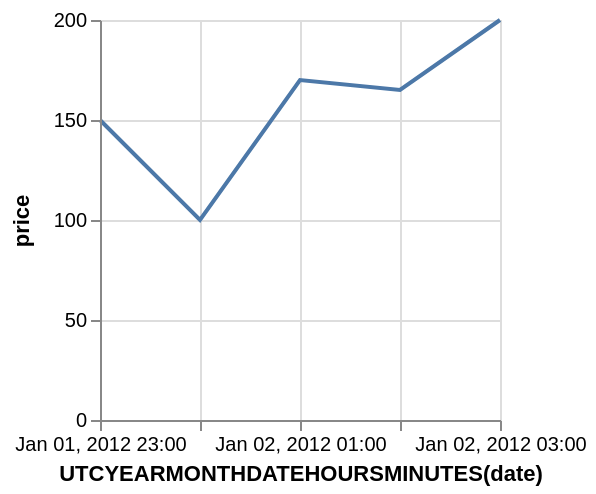

Describe this chart as a Vega-Lite specification.
### Vega specification from a JSON file in a GitHub repository (floating-point values rounded to 4 significant figures)
{"$schema": "https://vega.github.io/schema/vega/v3.0.json", "description": "Google's stock price over time.", "autosize": "pad", "padding": 5, "width": 200, "height": 200, "style": "cell", "data": [{"name": "source_0", "values": [{"date": "Sun, 01 Jan 2012 23:00:00", "price": 150}, {"date": "Sun, 02 Jan 2012 00:00:00", "price": 100}, {"date": "Sun, 02 Jan 2012 01:00:00", "price": 170}, {"date": "Sun, 02 Jan 2012 02:00:00", "price": 165}, {"date": "Sun, 02 Jan 2012 03:00:00", "price": 200}]}, {"name": "data_0", "source": "source_0", "transform": [{"type": "formula", "expr": "toDate(datum[\"date\"])", "as": "date"}, {"type": "formula", "expr": "toNumber(datum[\"price\"])", "as": "price"}, {"type": "filter", "expr": "datum[\"date\"] !== null && !isNaN(datum[\"date\"]) && datum[\"price\"] !== null && !isNaN(datum[\"price\"])"}, {"type": "formula", "as": "utcyearmonthdatehoursminutes_date", "expr": "datetime(utcyear(datum[\"date\"]), utcmonth(datum[\"date\"]), utcdate(datum[\"date\"]), utchours(datum[\"date\"]), utcminutes(datum[\"date\"]), 0, 0)"}]}], "marks": [{"name": "marks", "type": "line", "style": ["line"], "sort": {"field": "datum[\"utcyearmonthdatehoursminutes_date\"]", "order": "descending"}, "from": {"data": "data_0"}, "encode": {"update": {"x": {"scale": "x", "field": "utcyearmonthdatehoursminutes_date"}, "y": {"scale": "y", "field": "price"}, "stroke": {"value": "#4c78a8"}}}}], "scales": [{"name": "x", "type": "time", "domain": {"data": "data_0", "field": "utcyearmonthdatehoursminutes_date"}, "range": [0, {"signal": "width"}]}, {"name": "y", "type": "linear", "domain": {"data": "data_0", "field": "price"}, "range": [{"signal": "height"}, 0], "nice": true, "zero": true}], "axes": [{"scale": "x", "orient": "bottom", "labelOverlap": true, "tickCount": {"signal": "ceil(width/40)"}, "title": "UTCYEARMONTHDATEHOURSMINUTES(date)", "zindex": 1, "encode": {"labels": {"update": {"text": {"signal": "timeFormat(datum.value, '%b %d, %Y %H:%M')"}}}}}, {"scale": "x", "orient": "bottom", "domain": false, "grid": true, "labels": false, "maxExtent": 0, "minExtent": 0, "tickCount": {"signal": "ceil(width/40)"}, "ticks": false, "zindex": 0, "gridScale": "y"}, {"scale": "y", "orient": "left", "labelOverlap": true, "tickCount": {"signal": "ceil(height/40)"}, "title": "price", "zindex": 1}, {"scale": "y", "orient": "left", "domain": false, "grid": true, "labels": false, "maxExtent": 0, "minExtent": 0, "tickCount": {"signal": "ceil(height/40)"}, "ticks": false, "zindex": 0, "gridScale": "x"}], "config": {"axisY": {"minExtent": 30}}}
